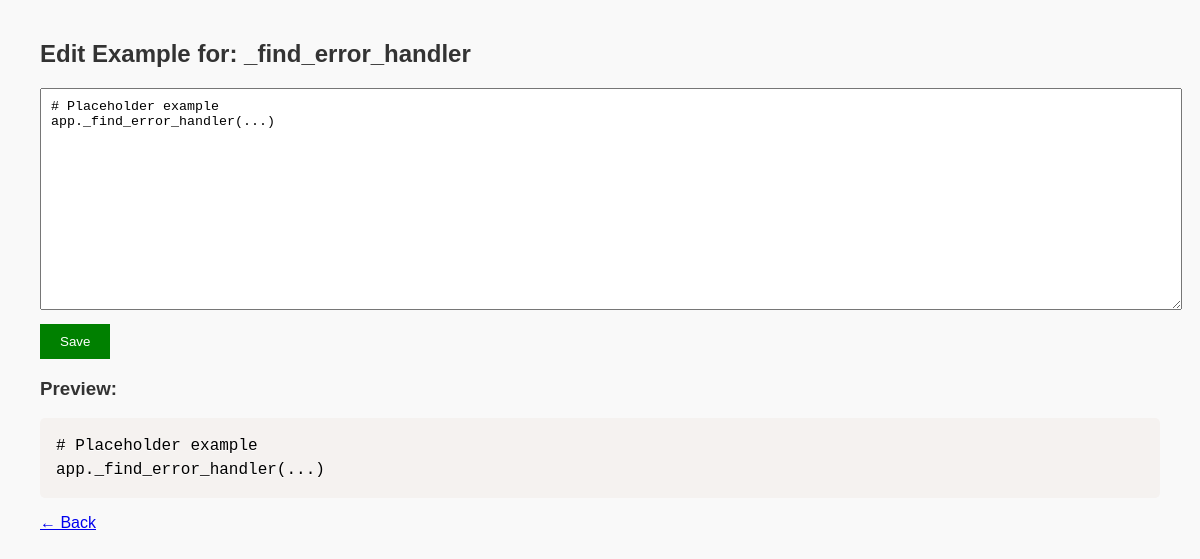
Page /edit/2 on the committed database.
### tables this page shows
CREATE TABLE attributes (
    id INTEGER PRIMARY KEY AUTOINCREMENT,
    name TEXT NOT NULL,
    category_id INTEGER,
    FOREIGN KEY (category_id) REFERENCES categories(id)
);

CREATE TABLE examples (
    id INTEGER PRIMARY KEY AUTOINCREMENT,
    attribute_id INTEGER NOT NULL,
    example TEXT NOT NULL,
    is_manual INTEGER NOT NULL DEFAULT 0,
    FOREIGN KEY (attribute_id) REFERENCES attributes(id)
);

### step0/main.py (the view)
@app.route('/edit/<int:id>', methods=['GET', 'POST'])
def edit(id):
    conn = get_db_connection()
    if request.method == 'POST':
        new_example = request.form['example']
        conn.execute("UPDATE examples SET example = ?, is_manual = 1 WHERE id = ?", (new_example, id))
        conn.commit()
        conn.close()
        return redirect(url_for('index'))
    example = conn.execute("SELECT a.name AS attribute, e.example FROM examples e JOIN attributes a ON a.id = e.attribute_id WHERE e.id = ?", (id,)).fetchone()
    conn.close()
    return render_template('edit.html', example=example, id=id)

### step0/main.py (called while the page is built)
def get_db_connection():
    conn = sqlite3.connect(DB)
    conn.row_factory = sqlite3.Row
    return conn

### step0/templates/edit.html (shortened to what this page needs)
<!DOCTYPE html>
<html>
<head>
    <link href="https://cdn.jsdelivr.net/npm/prismjs@1.29.0/themes/prism.css" rel="stylesheet" />
</head>
<body>
    <h2>Edit Example for: {{ example['attribute'] }}</h2>
    <form method="post">
        <textarea name="example">{{ example['example'] }}</textarea><br>
        <input type="submit" value="Save">
    </form>
    <h3>Preview:</h3>
    <pre><code class="language-python">{{ example['example'] }}</code></pre>
    <p><a href="{{ url_for('index') }}">← Back</a></p>
</body>
</html>

### step0/templates/edit.html (style rules this page uses)
body { font-family: Arial; margin: 40px; background: #f9f9f9; }
textarea { width: 100%; height: 200px; padding: 10px; font-family: monospace; }
input[type="submit"] { padding: 10px 20px; margin-top: 10px; background: green; color: white; border: none; }
pre { background: #f0f0f0; padding: 10px; border-radius: 5px; }
h2, h3 { color: #333; }

### rows in the picture
attributes: attribute "_find_error_handler"
examples: example "# Placeholder example app._find_error_handler(...)"
